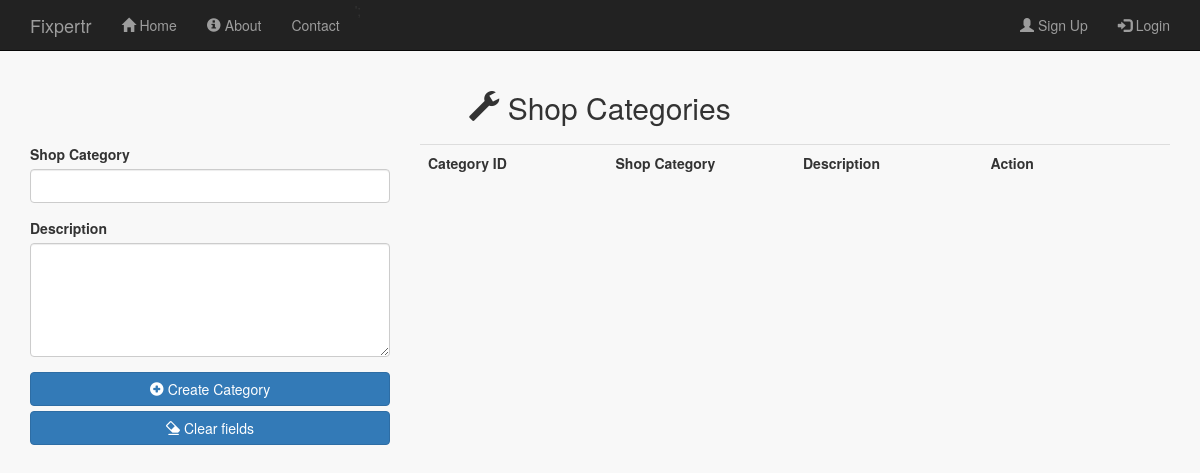
Before: /public/shop_categories_admin.php with the older database file.
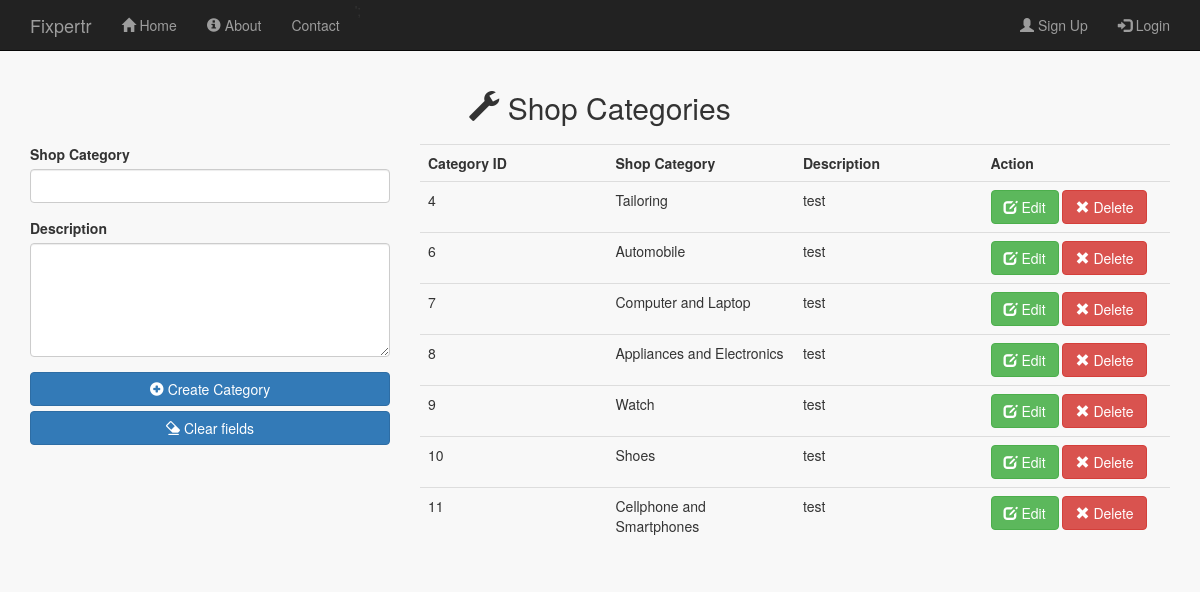
After: the same page with the newer database file.
### tables this page shows
CREATE TABLE IF NOT EXISTS `shop_categories` (
  `shop_cat_id` int(11) NOT NULL AUTO_INCREMENT,
  `shop_category` varchar(256) NOT NULL,
  `category_desc` text NOT NULL,
  PRIMARY KEY (`shop_cat_id`)
);

### public/shop_categories_admin.php (the view, shortened to what this page needs)
<?php
  include_once '../includes/db_connection.php';
    $category = '';
    $category_desc = '';
    $edit_state = false;
  $results = mysqli_query($connection, "SELECT * FROM shop_categories");
?>
<!doctype html>
<html lang="en">
  <head>
    <link rel="stylesheet" type="text/css" href="stylesheets/bootstrap.min.css">
    <link rel="stylesheet" type="text/css" href="stylesheets/mystyles.css">
  </head>
  <body id="shop_categories_admin">
  <?php include '../includes/layouts/admin_header.php';?>
    <div class="content container">
     <h2 class="text-center" style="margin-bottom: 20px;"><span class="glyphicon glyphicon-wrench"></span> Shop Categories</h2>
    <div class="row">
      <div class="col-md-4">
       <form id="" action="<?php echo $_SERVER['PHP_SELF'];?>" method="POST" >
                        <div class="form-group">
                            <label for="category">Shop Category</label>
                            <input type="text" class="form-control" name="category" value="<?php echo $category;?>">
                        </div>
                        <div class="form-group">
                            <label for="category_desc"> Description</label>
                             <textarea class="form-control" rows="5" id="comment" name="category_desc" ><?php echo $category_desc;?></textarea>
                        </div>
                        <?php if($edit_state == false): ?>
                          <button  type="submit" name="submit" class="btn btn-primary btn-block"><span class="glyphicon glyphicon-plus-sign"> </span> Create Category</button>
                        <?php else: ?>
                          <button  type="submit" name="update" class="btn btn-primary btn-block"><span class="glyphicon glyphicon-refresh"></span> Update Category</button>
                        <?php endif ?>
                         <button  type="submit" name="clear" class="btn btn-primary btn-block"><span class="glyphicon glyphicon-erase"></span> </span> Clear fields</button>
                      </form>
      </div>
        <div class="col-md-8">
          <div class="table-responsive"  >
              <table class="table">
                <tr>
                    <th width="20%">Category ID</th>
                   <th width="20%">Shop Category</th>
                  <th width="20%">Description</th>
                  <th width="20%">Action</th>
                </tr>
                 <?php while ($row = mysqli_fetch_array($results)) { ?>
                  <tr>
                      <td><?php echo $row['shop_cat_id']; ?></td>
                      <td><?php echo $row['shop_category']; ?></td>
                      <td><?php echo $row['category_desc']; ?></td>
                      <td>
                      <a href="shop_categories_admin.php?edit=<?php echo $row['shop_cat_id']?>" class="btn btn-success" role="button"><span class="glyphicon glyphicon-edit"></span> Edit</a>
                      <a href="#" data-toggle="modal" data-target="#myModal" class="btn btn-danger" role="button"><span class="glyphicon glyphicon-remove"></span> Delete</a>
                      </td>
                  </tr>
                  <?php } ?>
              </table>
            </div>
        </div>
      </div>
    </div>
    <?php include '../includes/layouts/footer.php';?>

Changed rows visible on the page:
added shop_categories: shop_cat_id "4", shop_category "Tailoring", category_desc "test"
added shop_categories: shop_cat_id "6", shop_category "Automobile", category_desc "test"
added shop_categories: shop_cat_id "7", shop_category "Computer and Laptop", category_desc "test"
added shop_categories: shop_cat_id "8", shop_category "Appliances and Electronics", category_desc "test"
added shop_categories: shop_cat_id "9", shop_category "Watch", category_desc "test"
added shop_categories: shop_cat_id "10", shop_category "Shoes", category_desc "test"
added shop_categories: shop_cat_id "11", shop_category "Cellphone and Smartphones", category_desc "test"
